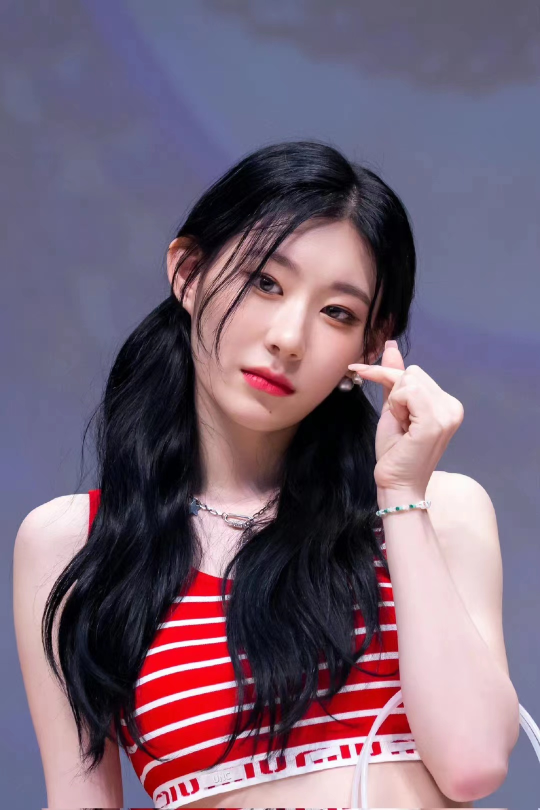
#> input picture 1.jpg, 1080 x 1620 px (shown at 1/2 size)
$ python '图像缩放.py'
#> lines starting #> are read from the running program, lines starting #| are printed output that depends on the picture

import cv2 as cv

# 1.读入图像
import matplotlib.pyplot as plt

img=cv.imread('1.jpg')
#> img is the input picture: shape (1620, 1080, 3); mean B, G, R 118.3, 99.9, 119

# 2.图像缩放
# 2.1 绝对尺寸缩放
rows,cols = img.shape[:2]
#> rows = 1620; cols = 1080
res = cv.resize(img,(5*cols,5*rows),interpolation=cv.INTER_CUBIC)

# 2.2 相对尺寸缩放
res1 = cv.resize(img,None,fx=0.5,fy=0.5)
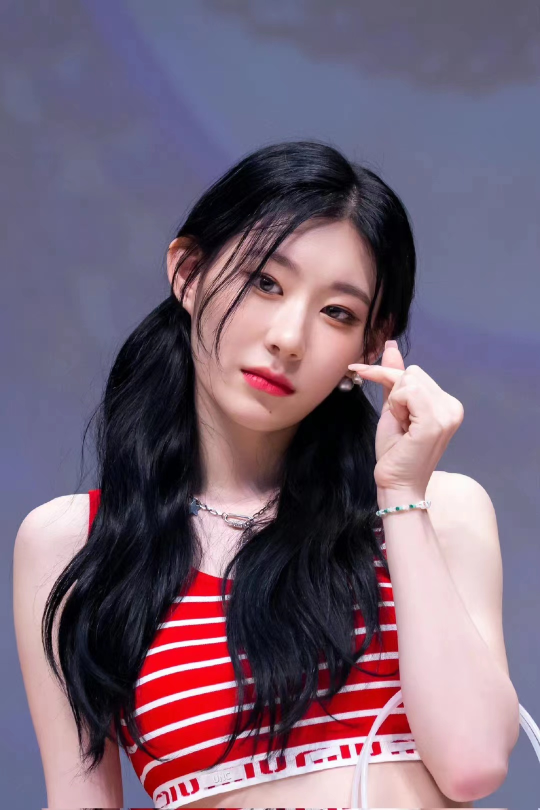
#> res1: shape (810, 540, 3); mean B, G, R 118.4, 100, 119.1

#图像显示
fig,axes=plt.subplots(nrows=1,ncols=3,figsize=(10,8),dpi=100)
axes[0].imshow(res[:,:,::-1])
axes[0].set_title('absolute_scale')
axes[1].imshow(img[:,:,::-1])
axes[2].imshow(res1[:,:,::-1])
axes[2].set_title('relative scale')
plt.show()
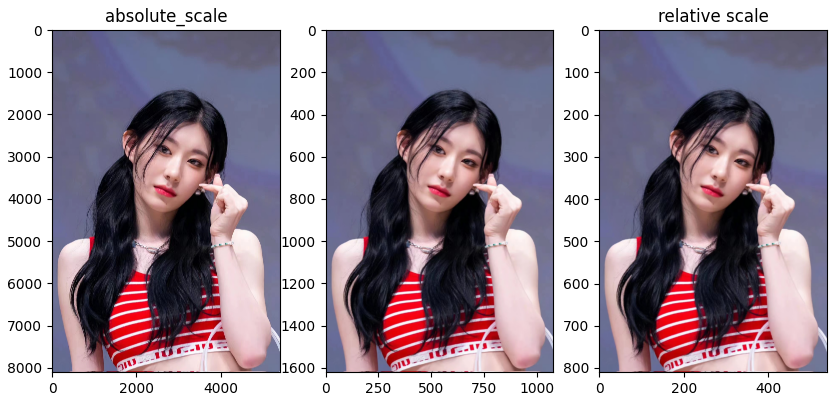
#> figure drawn by matplotlib, 3 panels
